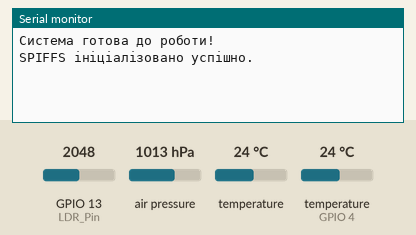
The sketch below on a simulated ESP32. Shown: the last lines printed to the serial monitor. Inputs (shaded band) come from the test bench; at power-on: air pressure 1013 hPa, temperature (sensor on GPIO 4) 24 °C, GPIO 13 (LDR_Pin) = 2048, temperature 24 °C. Storage starts empty.

Above: at 2.2 s.
2.3 s: air pressure set to 952 hPa
At 16.6 s:
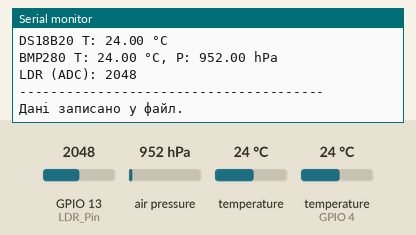
24.3 s: temperature (sensor on GPIO 4) set to 12 °C
At 46.6 s:
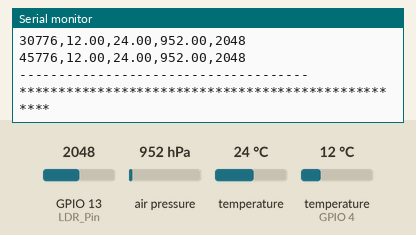

The sketch:

4.4.ino
```cpp
#include <Wire.h>
#include <Adafruit_BMP280.h>
#include <OneWire.h>
#include <DallasTemperature.h>
#include "FS.h"
#include "SPIFFS.h"

#define DATA_FILE "/sensor_data.csv"
const long MEASURE_INTERVAL_MS = 15000;
unsigned long previousMillis = 0;
static int read_file_counter = 0;

int LDR_Pin = 13;
#define ONE_WIRE_BUS 4

Adafruit_BMP280 bmp;
OneWire oneWire(ONE_WIRE_BUS);
DallasTemperature sensors(&oneWire);

void initSPIFFS();
void appendDataToFile(const char * path, const char * message);
void readFile(const char * path);
String formatDataCSV(float dsTemp, float bmpTemp, float pressure, int ldrValue);

void setup() {
  Serial.begin(115200);
  delay(1000);

  if (!bmp.begin(0x76)) {
    Serial.println("Помилка: Не вдалось знайти BMP280!");
    while (1);
  }

  bmp.setSampling(Adafruit_BMP280::MODE_NORMAL,
                   Adafruit_BMP280::SAMPLING_X2,
                   Adafruit_BMP280::SAMPLING_X16,
                   Adafruit_BMP280::FILTER_X16,
                   Adafruit_BMP280::STANDBY_MS_500);

  sensors.begin();
  pinMode(LDR_Pin, INPUT);
  Serial.println("Система готова до роботи!");
  initSPIFFS();
}

void loop() {
  unsigned long currentMillis = millis();
  if (currentMillis - previousMillis >= MEASURE_INTERVAL_MS) {
    previousMillis = currentMillis;
    sensors.requestTemperatures();
    float dsTemp = sensors.getTempCByIndex(0);
    float bmpTemp = bmp.readTemperature();
    float pressure = bmp.readPressure() / 100.0;
    int ldrValue = analogRead(LDR_Pin);
    Serial.println("\n---------------------------------------");
    Serial.println("Збір даних:");
    Serial.printf("DS18B20 T: %.2f °C\n", dsTemp);
    Serial.printf("BMP280 T: %.2f °C, P: %.2f hPa\n", bmpTemp, pressure);
    Serial.printf("LDR (ADC): %d\n", ldrValue);
    Serial.println("---------------------------------------");
    String dataLine = formatDataCSV(dsTemp, bmpTemp, pressure, ldrValue);
    appendDataToFile(DATA_FILE, dataLine.c_str());
    read_file_counter++;
    if (read_file_counter >= 3) {
      Serial.println("\n***************************************************");
      Serial.println("Програмне відкриття та читання файлу (для скріншоту)");
      readFile(DATA_FILE);
      Serial.println("***************************************************");
      read_file_counter = 0;
    }
  }
}

void initSPIFFS() {
  if (!SPIFFS.begin(true)) {
    Serial.println("Помилка: Помилка ініціалізації SPIFFS");
    return;
  }
  Serial.println("SPIFFS ініціалізовано успішно.");
}

void appendDataToFile(const char * path, const char * message) {
  File file = SPIFFS.open(path, FILE_APPEND);
  if (!file) {
    Serial.println("Помилка: Помилка відкриття файлу для запису");
    return;
  }
  if (file.print(message)) {
    Serial.println("Дані записано у файл.");
  } else {
    Serial.println("Помилка запису даних.");
  }
  file.close();
}

void readFile(const char * path) {
  File file = SPIFFS.open(path, FILE_READ);
  if (!file) {
    Serial.println("Помилка: Помилка відкриття файлу для читання");
    return;
  }
  Serial.println("--- Вміст файлу sensor_data.csv ---");
  while (file.available()) {
    Serial.write(file.read());
  }
  Serial.println("-------------------------------------");
  file.close();
}

String formatDataCSV(float dsTemp, float bmpTemp, float pressure, int ldrValue) {
  String dataLine = "";
  dataLine += String(millis());
  dataLine += ",";
  dataLine += String(dsTemp, 2);
  dataLine += ",";
  dataLine += String(bmpTemp, 2);
  dataLine += ",";
  dataLine += String(pressure, 2);
  dataLine += ",";
  dataLine += String(ldrValue);
  dataLine += "\n";
  return dataLine;
}
```

Measured:
- after the input at 2.3 s, the serial monitor: prints a new line after 13.5 s (image 1)
- after the input at 24.3 s, the serial monitor: prints a new line after 6.5 s (image 2)
